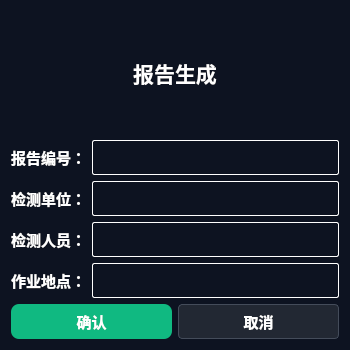
<?xml version="1.0" encoding="UTF-8"?>
<ui version="4.0">
 <class>NewReportDialogClass</class>
 <widget class="QWidget" name="NewReportDialogClass">
  <property name="geometry">
   <rect>
    <x>0</x>
    <y>0</y>
    <width>350</width>
    <height>350</height>
   </rect>
  </property>
  <property name="minimumSize">
   <size>
    <width>350</width>
    <height>350</height>
   </size>
  </property>
  <property name="maximumSize">
   <size>
    <width>350</width>
    <height>350</height>
   </size>
  </property>
  <property name="windowTitle">
   <string>ReportDialog</string>
  </property>
  <property name="styleSheet">
   <string notr="true">background-color: #0D1321;
color:#ffffff;</string>
  </property>
  <layout class="QVBoxLayout" name="verticalLayout">
   <item>
    <widget class="QLabel" name="label">
     <property name="maximumSize">
      <size>
       <width>350</width>
       <height>250</height>
      </size>
     </property>
     <property name="font">
      <font>
       <pointsize>16</pointsize>
       <bold>true</bold>
      </font>
     </property>
     <property name="text">
      <string>报告生成</string>
     </property>
     <property name="alignment">
      <set>Qt::AlignmentFlag::AlignCenter</set>
     </property>
    </widget>
   </item>
   <item>
    <layout class="QFormLayout" name="formLayout">
     <item row="0" column="0">
      <widget class="QLabel" name="label_2">
       <property name="font">
        <font>
         <pointsize>11</pointsize>
         <bold>true</bold>
        </font>
       </property>
       <property name="text">
        <string>报告编号：</string>
       </property>
      </widget>
     </item>
     <item row="0" column="1">
      <widget class="QLineEdit" name="lineEdit">
       <property name="enabled">
        <bool>false</bool>
       </property>
       <property name="minimumSize">
        <size>
         <width>0</width>
         <height>35</height>
        </size>
       </property>
       <property name="font">
        <font>
         <pointsize>11</pointsize>
        </font>
       </property>
       <property name="styleSheet">
        <string notr="true">color:#FFFFFF;
border:1px solid #FFFFFF;
border-radius:2px;</string>
       </property>
      </widget>
     </item>
     <item row="1" column="1">
      <widget class="QLineEdit" name="lineEdit_2">
       <property name="minimumSize">
        <size>
         <width>0</width>
         <height>35</height>
        </size>
       </property>
       <property name="font">
        <font>
         <pointsize>11</pointsize>
        </font>
       </property>
       <property name="styleSheet">
        <string notr="true">color:#FFFFFF;
border:1px solid #FFFFFF;
border-radius:2px;</string>
       </property>
      </widget>
     </item>
     <item row="1" column="0">
      <widget class="QLabel" name="label_3">
       <property name="font">
        <font>
         <pointsize>11</pointsize>
         <bold>true</bold>
        </font>
       </property>
       <property name="text">
        <string>检测单位：</string>
       </property>
      </widget>
     </item>
     <item row="2" column="0">
      <widget class="QLabel" name="label_4">
       <property name="font">
        <font>
         <pointsize>11</pointsize>
         <bold>true</bold>
        </font>
       </property>
       <property name="text">
        <string>检测人员：</string>
       </property>
      </widget>
     </item>
     <item row="3" column="0">
      <widget class="QLabel" name="label_5">
       <property name="font">
        <font>
         <pointsize>11</pointsize>
         <bold>true</bold>
        </font>
       </property>
       <property name="text">
        <string>作业地点：</string>
       </property>
      </widget>
     </item>
     <item row="2" column="1">
      <widget class="QLineEdit" name="lineEdit_3">
       <property name="minimumSize">
        <size>
         <width>0</width>
         <height>35</height>
        </size>
       </property>
       <property name="font">
        <font>
         <pointsize>11</pointsize>
        </font>
       </property>
       <property name="styleSheet">
        <string notr="true">color:#FFFFFF;
border:1px solid #FFFFFF;
border-radius:2px;</string>
       </property>
      </widget>
     </item>
     <item row="3" column="1">
      <widget class="QLineEdit" name="lineEdit_4">
       <property name="minimumSize">
        <size>
         <width>0</width>
         <height>35</height>
        </size>
       </property>
       <property name="font">
        <font>
         <pointsize>11</pointsize>
        </font>
       </property>
       <property name="styleSheet">
        <string notr="true">color:#FFFFFF;
border:1px solid #FFFFFF;
border-radius:2px;</string>
       </property>
      </widget>
     </item>
    </layout>
   </item>
   <item>
    <layout class="QHBoxLayout" name="horizontalLayout">
     <item>
      <widget class="QPushButton" name="pushButton">
       <property name="minimumSize">
        <size>
         <width>0</width>
         <height>35</height>
        </size>
       </property>
       <property name="font">
        <font>
         <pointsize>11</pointsize>
         <bold>true</bold>
        </font>
       </property>
       <property name="styleSheet">
        <string notr="true">QPushButton
{
	background-color:#10b981;
	color:#FFFFFF;
	border:none;
	border-radius:8px;
}

</string>
       </property>
       <property name="text">
        <string>确认</string>
       </property>
      </widget>
     </item>
     <item>
      <widget class="QPushButton" name="pushButton_2">
       <property name="minimumSize">
        <size>
         <width>0</width>
         <height>35</height>
        </size>
       </property>
       <property name="font">
        <font>
         <pointsize>11</pointsize>
         <bold>true</bold>
        </font>
       </property>
       <property name="styleSheet">
        <string notr="true">
QPushButton
{
    background-color:#222833;
    color:white;
    border:1px solid #444c5a;
    border-radius:4px;
    padding:4px 12px;
}
QPushButton:hover
{
    border-color:#60a5fa;
}
QPushButton:pressed
{
    background-color:#303846;
}</string>
       </property>
       <property name="text">
        <string>取消</string>
       </property>
      </widget>
     </item>
    </layout>
   </item>
  </layout>
 </widget>
 <resources/>
 <connections/>
</ui>
